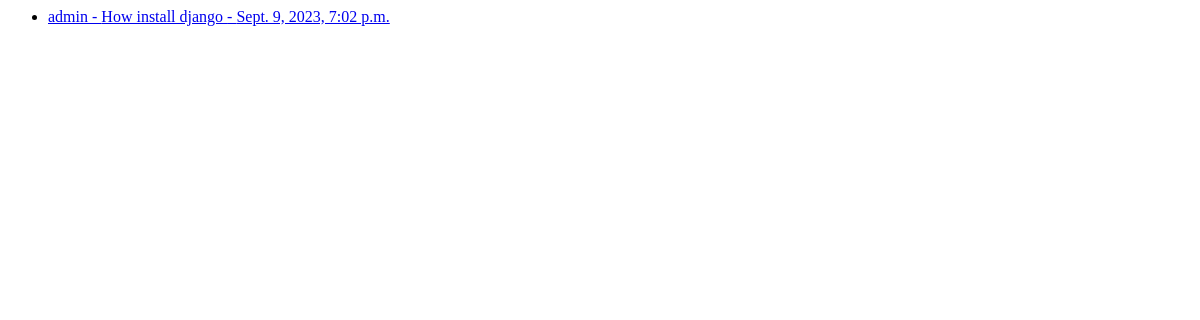
The app's page /, older data.
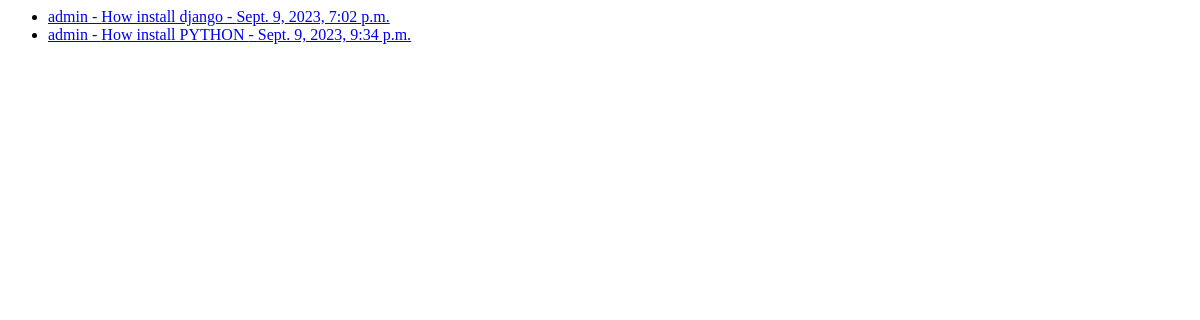
The same page, newer data.
### forum/models.py (models this page shows, shortened)
class Qusetion(models.Model):
    author = models.ForeignKey(User, related_name='question_auther' , on_delete=models.CASCADE)
    question = models.CharField(max_length=200)
    content = models.TextField(max_length=30000)
    tag = TaggableManager()
    create_date = models.DateTimeField(default=timezone.now)

### forum/views.py (the view)
# urls.py: path('', qusetions_list),
def qusetions_list(request):
    data = Qusetion.objects.all()
    return render(request,'forum/list.html',{'data':data})

### forum/templates/forum/list.html
<ul>
    {% for object in data %}
      <li>
        <a href="/question/{{object.id}}">{{object.author}} - {{object.question}} - {{object.create_date}}</a>
      </li>
    {% endfor %}
</ul>

Row changes from the older to the newer data that the page shows:
added Qusetion: author "admin", question "How install PYTHON", create_date "Sept. 9, 2023, 9:34 p.m."
